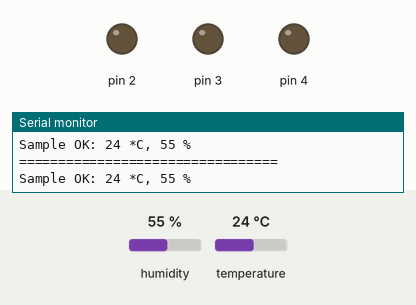
Simulated run of this sketch. Board: Arduino Uno, built with avr-gcc and run on an emulated ATmega328P. Shown: output pins drawn as LEDs (lit = HIGH), the last lines printed to the serial monitor. The test bench sets the inputs (shaded band); at power-on: temperature 24 °C, humidity 55 %.

Above: at 1.3 s.
1.4 s: temperature set to 28 °C
At 2.1 s:
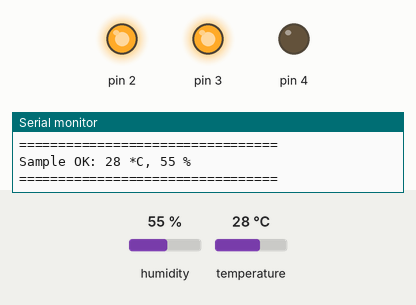
3.0 s: temperature set to 33 °C
At 3.5 s:
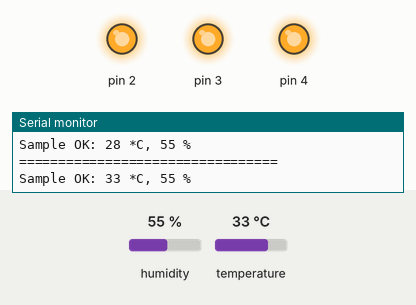
4.6 s: temperature set to 27 °C
At 5.9 s:
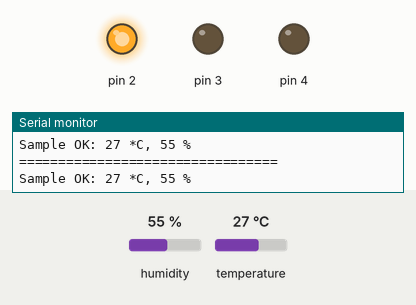
6.2 s: temperature set to 12 °C
At 7.5 s:
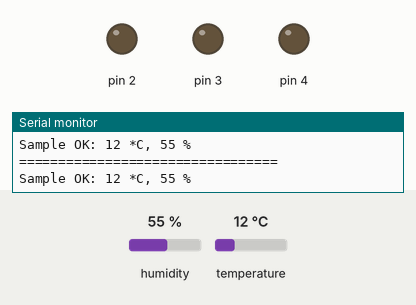
7.8 s: temperature set to 41 °C
At 8.9 s:
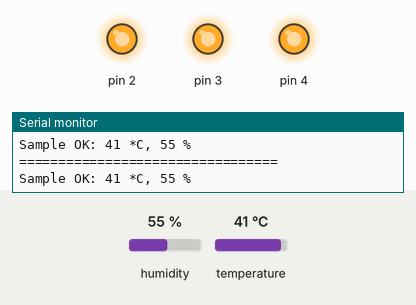
Timing chart, 0 to 10.3 s (numbered marks = the images above; inputs shaded):
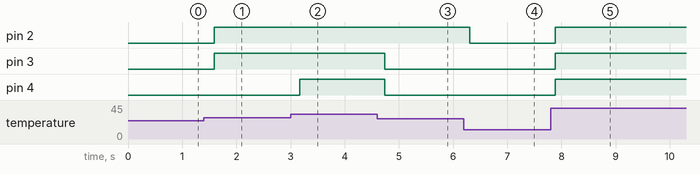

The sketch:

DHT11WithRawBits.ino
```cpp
#include <SimpleDHT.h>

int pinDHT11 = A0;
SimpleDHT11 dht11;

void setup() {
  pinMode(2, OUTPUT);
  pinMode(3, OUTPUT);
  pinMode(4, OUTPUT);

  Serial.begin(9600);
}

void loop() {
  // start working...
  Serial.println("=================================");//seperator

  // read with raw sample data.
  byte temperature = 0;
  byte humidity = 0;
  byte data[40] = {0};
  if (dht11.read(pinDHT11, &temperature, &humidity, data)) { // if fails to read data
    Serial.print("Read DHT11 failed");//error message
    return;
  }

  Serial.print("Sample OK: ");
  Serial.print((int)temperature); Serial.print(" *C, ");
  Serial.print((int)humidity); Serial.println(" %");

  if (temperature >= 27)
  { digitalWrite(2, HIGH);}
  else
  { digitalWrite(2, LOW);}

  if (temperature >= 28)
  { digitalWrite(3, HIGH);}
  else
  {digitalWrite(3, LOW);}

  if (temperature >= 29)
  { digitalWrite(4, HIGH);}
  else
  {digitalWrite(4, LOW);}

  // DHT11 sampling rate is 1HZ.
  delay(500);
}
```

Measured:
- after the input at 1.4 s, pin 2, pin 3: LOW → HIGH after 0.20 s
- after the input at 3.0 s, pin 4: LOW → HIGH after 0.17 s
- after the input at 4.6 s, pin 3, pin 4: HIGH → LOW after 0.14 s
- after the input at 6.2 s, pin 2: HIGH → LOW after 0.11 s
- after the input at 7.8 s, pin 2–4: LOW → HIGH after 0.08 s
